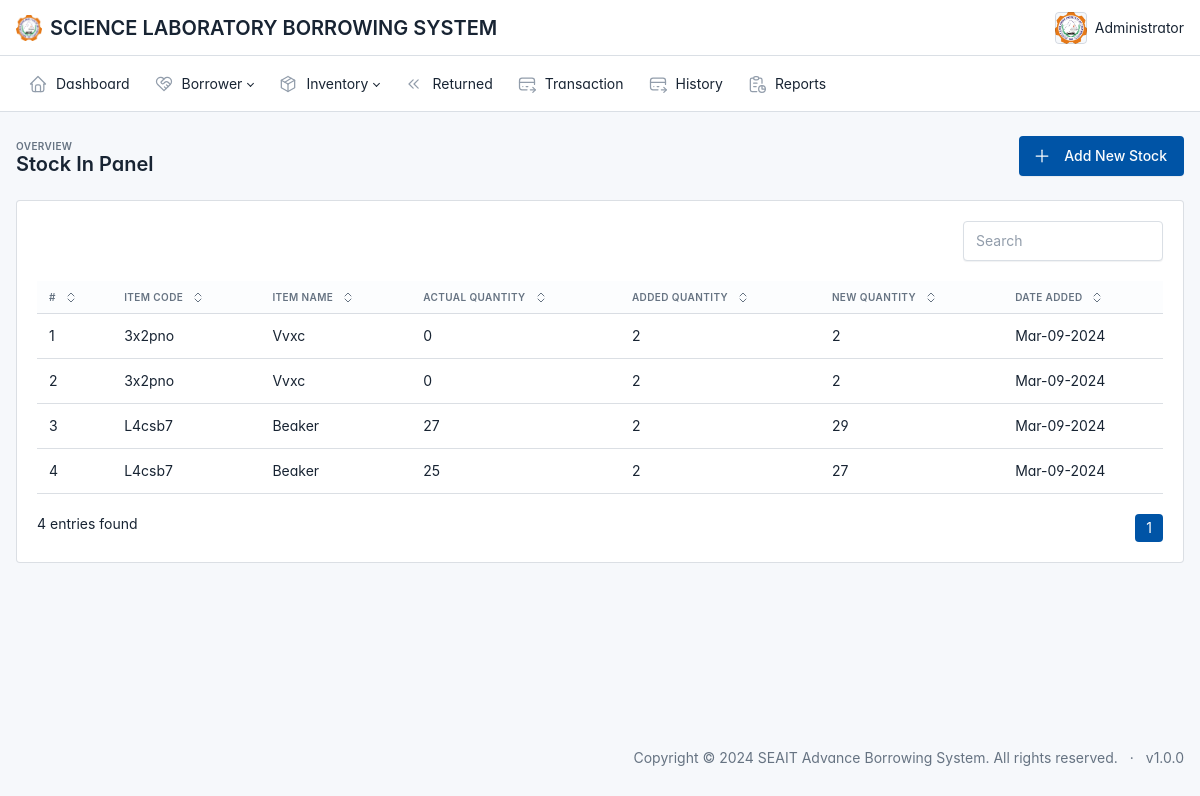
The page /admin/stock-in.php (signed in) on the database its author committed.
### tables this page shows
CREATE TABLE IF NOT EXISTS `tbl_stock_in` (
  `stock_id` int NOT NULL AUTO_INCREMENT,
  `item_code` varchar(100) NOT NULL,
  `old_quantity` int NOT NULL,
  `added_quantity` int NOT NULL,
  `date_added` datetime NOT NULL DEFAULT CURRENT_TIMESTAMP,
  PRIMARY KEY (`stock_id`),
  KEY `fk_stock_item_code` (`item_code`)
);

CREATE TABLE IF NOT EXISTS `tbl_item` (
  `item_code` varchar(100) NOT NULL,
  `item_name` varchar(100) NOT NULL,
  `category_id` int NOT NULL,
  `size_id` int NOT NULL,
  `quantity` int NOT NULL DEFAULT '0',
  `status` int NOT NULL,
  `description` varchar(100) NOT NULL,
  `img_path` varchar(100) NOT NULL,
  `date_created` datetime NOT NULL DEFAULT CURRENT_TIMESTAMP,
  PRIMARY KEY (`item_code`),
  KEY `fk_category_id` (`category_id`),
  KEY `fk_size_id` (`size_id`)
);

### admin/stock-in.php (the view, shortened to what this page needs)
<?php include '../connection.php';
?>
<!doctype html>
<html lang="en">
<?php include '../components/head.php' ?>
<body class=" layout-fluid">
  <div class="page">
    <?php include '../components/navbaradmin.php' ?>
    <?php include '../components/sidebar.php' ?>
    <div class="page-wrapper">
      <div class="page-header d-print-none">
        <div class="container-xl">
          <div class="row g-2 align-items-center">
            <div class="col">
              <div class="page-pretitle">
                Overview
              </div>
              <h2 class="page-title">
                Stock In Panel
              </h2>
            </div>
            <div class="col-auto ms-auto d-print-none">
              <div class="btn-list">
                <a href="#" class="btn btn-primary d-none d-sm-inline-block add">
                  <svg xmlns="http://www.w3.org/2000/svg" class="icon" width="24" height="24" viewBox="0 0 24 24" stroke-width="2" stroke="currentColor" fill="none" stroke-linecap="round" stroke-linejoin="round">
                    <path stroke="none" d="M0 0h24v24H0z" fill="none" />
                    <path d="M12 5l0 14" />
                    <path d="M5 12l14 0" />
                  </svg>
                  Add New Stock
                </a>
              </div>
            </div>
          </div>
        </div>
      </div>
      <div class="page-body">
        <div class="container-xl">
          <div class="card">
            <div class="card-body">
              <div id="listjs">
                <div class="d-flex align-items-center justify-content-between">
                  <div class="flex-shrink-0">
                    <input class="form-control listjs-search" id="search-input" placeholder="Search" style="max-width: 200px;" />
                  </div>
                </div>
                <br>
                <div id="table-default" class="table-responsive">
                  <table class="table" id="tables">
                    <thead>
                      <tr>
                        <th>
                          <button class="table-sort" data-sort="sort-id">
                            #
                          </button>
                        </th>
                        <th>
                          <button class="table-sort" data-sort="sort-category">
                            Item Code
                          </button>
                        </th>
                        <th>
                          <button class="table-sort" data-sort="sort-category">
                            Item Name
                          </button>
                        </th>
                        <th>
                          <button class="table-sort" data-sort="sort-category">
                            Actual Quantity
                          </button>
                        </th>
                        <th>
                          <button class="table-sort" data-sort="sort-category">
                            Added Quantity
                          </button>
                        </th>
                        <th>
                          <button class="table-sort" data-sort="sort-category">
                            New Quantity
                          </button>
                        </th>
                        <th>
                          <button class="table-sort" data-sort="sort-category">
                            Date Added
                          </button>
                        </th>
                      </tr>
                    </thead>
                    <tbody class="table-tbody">
                      <?php
                      $sql = "SELECT
                              a.old_quantity,
                              a.added_quantity,
                              a.item_code,
                              b.item_name,
                              a.date_added
                          FROM
                              tbl_stock_in a
                          LEFT JOIN tbl_item b ON
                              a.item_code = b.item_code
                          ORDER BY
                              a.date_added
                          DESC";
                      $rs = $conn->query($sql);
                      $i = 1;
                      foreach ($rs as $row) { ?>
                        <tr>
                          <td class="sort-id"><?php echo $i++ ?></td>
                          <td class="sort-category text-capitalize"><?php echo $row['item_code'] ?></td>
                          <td class="sort-category text-capitalize"><?php echo $row['item_name'] ?></td>
                          <td class="sort-category text-capitalize"><?php echo $row['old_quantity'] ?></td>
                          <td class="sort-category text-capitalize"><?php echo $row['added_quantity'] ?></td>
                          <td class="sort-category text-capitalize"><?php echo $row['added_quantity'] + $row['old_quantity'] ?></td>
                          <td class="sort-category text-capitalize"><?php echo date('M-d-Y', strtotime($row['date_added'])); ?></td>
                        </tr>
                      <?php } ?>
                    </tbody>
                  </table>
                  <br>
                  <div class="btn-toolbar">
                    <p class="mb-0" id="listjs-showing-items-label">Showing 0 items</p>
                    <ul class="pagination ms-auto mb-0"></ul>
                  </div>
                </div>
              </div>
            </div>
          </div>
        </div>
      </div>
      <?php include '../components/footer.php' ?>
    </div>
  </div>
</body>
</html>

### components/head.php (style rules this page uses)
:root { --tblr-font-sans-serif: 'Inter Var', -apple-system, BlinkMacSystemFont, San Francisco, Segoe UI, Roboto, Helvetica Neue, sans-serif; }
body { font-feature-settings: "cv03", "cv04", "cv11"; }

### rows shown on the page
tbl_stock_in: item_code "3x2pno", item_code.item_name "Vvxc", old_quantity "0", added_quantity "2", $row['added_quantity'] + $row['old_quantity'] "2", date_added "Mar-09-2024"
tbl_stock_in: item_code "3x2pno", item_code.item_name "Vvxc", old_quantity "0", added_quantity "2", $row['added_quantity'] + $row['old_quantity'] "2", date_added "Mar-09-2024"
tbl_stock_in: item_code "L4csb7", item_code.item_name "Beaker", old_quantity "27", added_quantity "2", $row['added_quantity'] + $row['old_quantity'] "29", date_added "Mar-09-2024"
tbl_stock_in: item_code "L4csb7", item_code.item_name "Beaker", old_quantity "25", added_quantity "2", $row['added_quantity'] + $row['old_quantity'] "27", date_added "Mar-09-2024"
